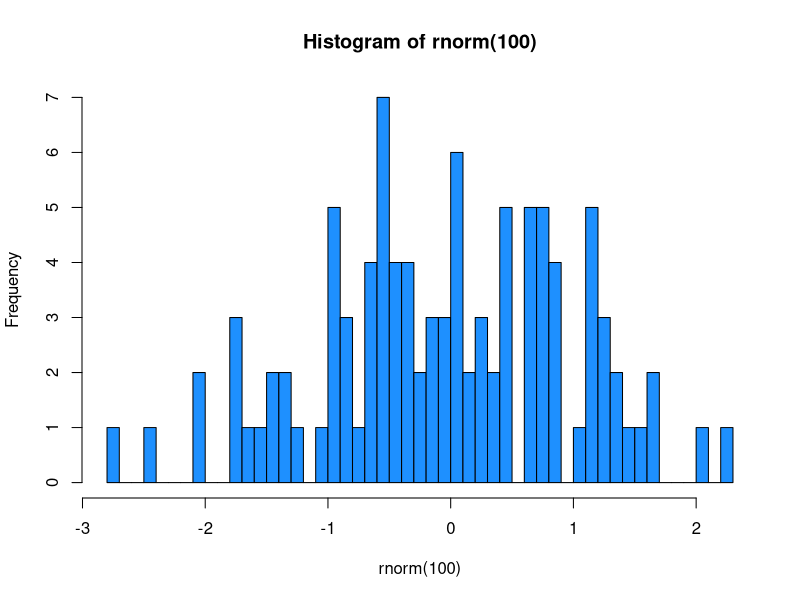

This figure's R source:
## ---- chunk 1
#| echo: false
#| label: fig-hist
#| fig-cap: This is a nice histogram
hist(rnorm(100), breaks = 50, col = "dodgerblue")
